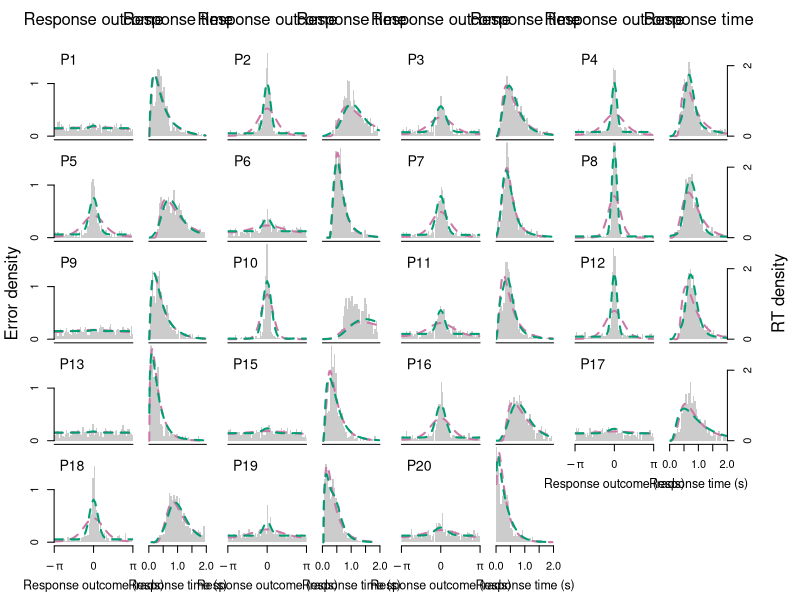

Write R code to recreate this figure.
## publicationfigure.R
##
## Procedures for generating publication-quality figures 
## from the marginal data and model fits
##
## Jason Zhou <jzhou AT unimelb DOT edu DOT au>

## Construct a figure based on the concatenated marginal 
## response proportions and response times from both the 
## empirical data and the circular diffusion predictions.
## This is a B.A.F = Big a** function
marginal.publication.figure <- function(data, empirical.data,
                                        filename="") {
  ## Opens a drawing device (either X11 for testing or a
  ## PDF for saving).
  if(filename == "") {
    X11() # Write to the screen
  } else {
    png(file=filename, width=8.3, height=10.7, units = "in", pointsize = 12, res = 300)
    #pdf(file=filename, width=8.3, height=10.7)
  }
  
  ## Use only the model predictions from the density data frame.
  data <- data[data$is_model, ]
  
  ## Overall charting parameters.
  NUM.BINS <- 50
  MODEL.LTY <- list(
    "Cont"=1,
    "Thresh"=2,
    "Hybrid"=3
    
  )
  
  MODEL.COL <- list(
    "Cont"="#CC79A7",
    "Thresh"="#009E73",
    "Hybrid"="#009E73"
  )
  
  
  X.AXIS.CEX <- 1.0
  Y.AXIS.CEX <- 1.0
  
  
  ## Get the summary variables from the data.
  PARTICIPANTS <- unique(data$participant)
  NUM.PARTICIPANTS <- length(PARTICIPANTS)
  PARTICIPANTS.PER.ROW <- 4
  MODEL.TYPES <- unique(as.character(data$model_name))
  
  ## Compute variables required for chart layout.
  NUM.ROWS <- ceiling(NUM.PARTICIPANTS / PARTICIPANTS.PER.ROW)
  NUM.COLS <- PARTICIPANTS.PER.ROW * 2
  
  X.RESP.LOW <- -pi - 0.01
  X.RESP.HI <- pi + 0.01
  Y.RESP.LOW <- 0.0
  Y.RESP.HI <- max(data[data$is_theta, "prob"]) + 0.01
  
  X.RT.LOW <- 0.0
  X.RT.HI <- min(max(data[!data$is_theta, "value"]), 2.0) + 0.01
  Y.RT.LOW <- 0.0
  Y.RT.HI <- max(data[!data$is_theta, "prob"]) + 0.001
  
  ## Set up the global presentation parameters for the plot.
  par(mfrow=c(NUM.ROWS, NUM.COLS))
  par(mar=c(0.1, 0.1, 0.1, 0.1),
      oma=c(4, 4, 3, 4),
      xaxs="i")
  
  ## Iterate through each participant...
  for(p.idx in 1:NUM.PARTICIPANTS) {
    p <- PARTICIPANTS[p.idx]
    
    ## Get the participant's data.
    p.model <- data[(data$participant==p), ]
    p.rt.model <- p.model[(!p.model$is_theta) & (p.model$value > 0), ]
    p.resp.model <- p.model[(p.model$is_theta), ]
    p.data <- empirical.data[empirical.data$participant==p, ]
    
    #p.resp.hist <- hist(p.data$response_error, plot=FALSE)
    #p.rt.hist <- hist(p.data$response_RT, plot=FALSE)
    
    ## Plot marginal response proportion for participant.
    par(mar=c(0.1, 0.1, 0.1, 0.5))
    plot.new()
    plot.window(xlim=c(X.RESP.LOW, X.RESP.HI),
                ylim=c(Y.RESP.LOW, Y.RESP.HI))
    
    
    
    ## If this is the first row, indicate the column plot type.
    if(p %in% 1:PARTICIPANTS.PER.ROW) {
      mtext("Response outcome", side=3, line=1)
    }
    
    ## Compute and plot the empirical histograms for response error.
    resp.hist <- hist(p.data$response_error,
                      breaks=NUM.BINS,
                      plot=FALSE)
    for(b in 2:length(resp.hist$breaks)) {
      lo.break <- resp.hist$breaks[b-1]
      hi.break <- resp.hist$breaks[b]
      bar.height <- resp.hist$density[b-1]
      rect(lo.break, 0.0, hi.break, bar.height, border=NA, col="grey80")
    }
    
    ## Plot the predicted density of the models.
    for(model.type in MODEL.TYPES) {
      model.data <- p.resp.model[p.resp.model$model_name == model.type, ]
      points(model.data$value, model.data$prob, type="l", lwd = 2, 
             #lty=MODEL.LTY[[model.type]], 
             # I don't think the line types help differentiate models visually
             # I have them all dashed so thresh and hybrid are both visible
             lty=2,
             col=MODEL.COL[[model.type]])
    }
    
    ## Plot the participant number and data type
    mtext(paste0("P", p), side=3, cex=0.85, line=-2, adj=0.1)
    
    ## Plot the x axes (for the last two participants only)
    if(p %in% tail(PARTICIPANTS, n=PARTICIPANTS.PER.ROW)) {
      axis(side=1, at=c(-pi, 0, pi), labels=c(expression(-pi), "0", expression(pi)), 
           cex.axis=X.AXIS.CEX)
      mtext(paste("Response outcome (rads)"), side=1, cex=0.75, line=2.5)
    } else {
      axis(side=1, at=c(-pi, pi), lwd.ticks=0, labels=FALSE, cex.axis=0.75)
    }
    
    ## Plot the y axes (for the participants in the first col)
    if((p.idx %% PARTICIPANTS.PER.ROW) == 1) {
      axis(side=2, at=c(0, 1), cex.axis=Y.AXIS.CEX)
    }
    
    ## Plot marginal response time for participant.
    par(mar=c(0.1, 0.7, 0.1, 1.5))
    plot.new()
    plot.window(xlim=c(X.RT.LOW, X.RT.HI),
                ylim=c(Y.RT.LOW, Y.RT.HI))
    
    ## If this is the first row, indicate the column plot type.
    if(p %in% 1:PARTICIPANTS.PER.ROW) {
      mtext("Response time", side=3, line=1)
    }
    
    ## Compute and plot the empirical histograms for response time.
    p.data <- p.data[p.data$response_RT < 1.95,]
    
    rt.hist <- hist(p.data$response_RT, 
                    breaks=NUM.BINS,
                    plot=FALSE)
    for(b in 2:length(rt.hist$breaks)) {
      lo.break <- rt.hist$breaks[b-1]
      hi.break <- rt.hist$breaks[b]
      bar.height <- rt.hist$density[b-1]
      rect(lo.break, 0.0, hi.break, bar.height, border=NA, col="grey80")
    }
    
    ## Plot the predicted density of the models.
    p.rt.model <- p.rt.model[p.rt.model$value < 1.98,]
    
    for(model.type in MODEL.TYPES) {
      model.data <- p.rt.model[p.rt.model$model_name == model.type, ]
      points(model.data$value, model.data$prob, type="l" ,  lwd = 2,
             #lty=MODEL.LTY[[model.type]],
             lty=2,
             col=MODEL.COL[[model.type]])
    }
    
    ## Plot the participant number 
    ## mtext(paste0("P", p), side=3, cex=0.5, line=-2, adj=0.8)
    
    if(p %in% tail(PARTICIPANTS, n=PARTICIPANTS.PER.ROW)) {
      axis(side=1, cex.axis=X.AXIS.CEX)
      mtext(paste("Response time (s)"), side=1, cex=0.75, line=2.5)
    } else {
      axis(side=1, at=c(0, 2), lwd.ticks=0, labels=FALSE, cex.axis=0.75)
    }
    
    if((p.idx %% PARTICIPANTS.PER.ROW) == 0) {
      axis(side=4, at=c(0, 2), cex.axis=X.AXIS.CEX)
    }
  }
  
  #blank plots to fill in the space where I want the legend to go
  plot.new()
  plot.new()
  
  ## Put the outer margin axis labels.
  mtext("Error density", side=2, line=2,outer=TRUE, padj = -0.5)
  mtext("RT density", side=4, line=2, outer=TRUE)
  ##mtext("Response time/response error", side=1, line=2, outer=TRUE)
  
  #allow clipping
  par(xpd = NA)
  ## Add in legend
  
  ## If we're writing to a file (i.e. a PDF), close the device.
  if(filename != "") {
    dev.off()
  }
}

## Read in model predictions
setwd("~/git/sourcemem/EXPIMG/analysis/code/publication")
Cont <- read.csv('2020-02-10-19-28_Cont_Marginal_pooled.csv')
Thresh <- read.csv('2020-02-10-19-28_Thresh_Marginal_pooled.csv')
Hybrid <- read.csv('2020-02-10-19-29_Hybrid_Marginal_pooled.csv')

models <- rbind(Cont,Thresh)
models$is_theta <- models$is_theta == ' true'
models$is_model <- models$is_model == ' true'
## Read in empirical data
dataset <- read.csv('dataFiltered3.csv')

marginal.publication.figure(models, dataset)